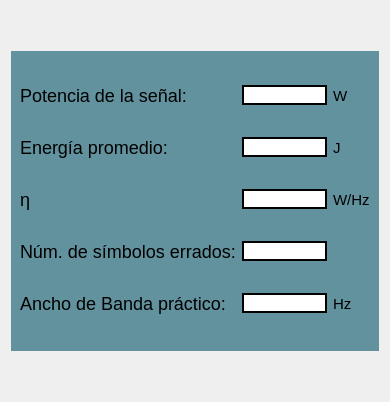
            <widget class="QFrame" name="frame_31">
             <property name="minimumSize">
              <size>
               <width>390</width>
               <height>0</height>
              </size>
             </property>
             <property name="maximumSize">
              <size>
               <width>390</width>
               <height>16777215</height>
              </size>
             </property>
             <property name="styleSheet">
              <string notr="true">QFrame{
border: none;
}</string>
             </property>
             <property name="frameShape">
              <enum>QFrame::StyledPanel</enum>
             </property>
             <property name="frameShadow">
              <enum>QFrame::Raised</enum>
             </property>
             <layout class="QGridLayout" name="gridLayout_68">
              <item row="0" column="0">
               <spacer name="verticalSpacer_22">
                <property name="orientation">
                 <enum>Qt::Vertical</enum>
                </property>
                <property name="sizeHint" stdset="0">
                 <size>
                  <width>20</width>
                  <height>40</height>
                 </size>
                </property>
               </spacer>
              </item>
              <item row="2" column="0">
               <spacer name="verticalSpacer_23">
                <property name="orientation">
                 <enum>Qt::Vertical</enum>
                </property>
                <property name="sizeHint" stdset="0">
                 <size>
                  <width>20</width>
                  <height>40</height>
                 </size>
                </property>
               </spacer>
              </item>
              <item row="1" column="0">
               <widget class="QFrame" name="datosFrame">
                <property name="minimumSize">
                 <size>
                  <width>0</width>
                  <height>300</height>
                 </size>
                </property>
                <property name="maximumSize">
                 <size>
                  <width>16777215</width>
                  <height>300</height>
                 </size>
                </property>
                <property name="styleSheet">
                 <string notr="true">QFrame{
	border: none;
	background-color: rgb(98, 146, 158);
	font-size: 18px;
}</string>
                </property>
                <property name="frameShape">
                 <enum>QFrame::StyledPanel</enum>
                </property>
                <property name="frameShadow">
                 <enum>QFrame::Raised</enum>
                </property>
                <layout class="QGridLayout" name="gridLayout_67">
                 <item row="0" column="0">
                  <widget class="QLabel" name="label_52">
                   <property name="styleSheet">
                    <string notr="true">QLabel{
qproperty-alignment: AlignLeft;
font-size: 18px;
border: none;
}</string>
                   </property>
                   <property name="text">
                    <string>Potencia de la señal:</string>
                   </property>
                  </widget>
                 </item>
                 <item row="2" column="0">
                  <widget class="QLabel" name="label_104">
                   <property name="styleSheet">
                    <string notr="true">QLabel{
qproperty-alignment: AlignLeft;
font-size: 18px;
border: none;
}</string>
                   </property>
                   <property name="text">
                    <string>&lt;p&gt;&amp;eta;&lt;/p&gt;</string>
                   </property>
                  </widget>
                 </item>
                 <item row="1" column="2">
                  <widget class="QLabel" name="label_58">
                   <property name="styleSheet">
                    <string notr="true">QLabel{
qproperty-alignment: AlignCenter;
font-size: 15px;
border: none;
}</string>
                   </property>
                   <property name="text">
                    <string>J</string>
                   </property>
                  </widget>
                 </item>
                 <item row="1" column="0">
                  <widget class="QLabel" name="label_53">
                   <property name="styleSheet">
                    <string notr="true">QLabel{
qproperty-alignment: AlignLeft;
font-size: 18px;
border: none;
}</string>
                   </property>
                   <property name="text">
                    <string>Energía promedio:</string>
                   </property>
                  </widget>
                 </item>
                 <item row="2" column="1">
                  <widget class="QLineEdit" name="leEta">
                   <property name="styleSheet">
                    <string notr="true">QLineEdit{
background-color: white;
border: 2px solid black;
font-color: black;
qproperty-alignment: AlignCenter;
}</string>
                   </property>
                   <property name="text">
                    <string/>
                   </property>
                  </widget>
                 </item>
                 <item row="2" column="2">
                  <widget class="QLabel" name="label_59">
                   <property name="styleSheet">
                    <string notr="true">QLabel{
qproperty-alignment: AlignCenter;
font-size: 15px;
border: none;
}</string>
                   </property>
                   <property name="text">
                    <string>W/Hz</string>
                   </property>
                  </widget>
                 </item>
                 <item row="3" column="0">
                  <widget class="QLabel" name="label_55">
                   <property name="styleSheet">
                    <string notr="true">QLabel{
qproperty-alignment: AlignLeft;
font-size: 18px;
border: none;
}</string>
                   </property>
                   <property name="text">
                    <string>Núm. de símbolos errados:</string>
                   </property>
                  </widget>
                 </item>
                 <item row="0" column="2">
                  <widget class="QLabel" name="label_57">
                   <property name="styleSheet">
                    <string notr="true">QLabel{
qproperty-alignment: AlignCenter;
font-size: 15px;
border: none;
}</string>
                   </property>
                   <property name="text">
                    <string>W</string>
                   </property>
                  </widget>
                 </item>
                 <item row="0" column="1">
                  <widget class="QLineEdit" name="lePotencia">
                   <property name="styleSheet">
                    <string notr="true">QLineEdit{
background-color: white;
border: 2px solid black;
font-color: black;
qproperty-alignment: AlignCenter;
}</string>
                   </property>
                   <property name="text">
                    <string/>
                   </property>
                  </widget>
                 </item>
                 <item row="4" column="0">
                  <widget class="QLabel" name="label_56">
                   <property name="styleSheet">
                    <string notr="true">QLabel{
qproperty-alignment: AlignLeft;
font-size: 18px;
border: none;
}</string>
                   </property>
                   <property name="text">
                    <string>Ancho de Banda práctico:</string>
                   </property>
                  </widget>
                 </item>
                 <item row="4" column="1">
                  <widget class="QLineEdit" name="leBW">
                   <property name="styleSheet">
                    <string notr="true">QLineEdit{
background-color: white;
border: 2px solid black;
font-color: black;
qproperty-alignment: AlignCenter;
}</string>
                   </property>
                   <property name="text">
                    <string/>
                   </property>
                  </widget>
                 </item>
                 <item row="3" column="1">
                  <widget class="QLineEdit" name="leSimbErrados">
                   <property name="styleSheet">
                    <string notr="true">QLineEdit{
background-color: white;
border: 2px solid black;
font-color: black;
qproperty-alignment: AlignCenter;
}</string>
                   </property>
                   <property name="text">
                    <string/>
                   </property>
                  </widget>
                 </item>
                 <item row="4" column="2">
                  <widget class="QLabel" name="label_61">
                   <property name="styleSheet">
                    <string notr="true">QLabel{
qproperty-alignment: AlignCenter;
font-size: 15px;
border: none;
}</string>
                   </property>
                   <property name="text">
                    <string>Hz</string>
                   </property>
                  </widget>
                 </item>
                 <item row="1" column="1">
                  <widget class="QLineEdit" name="leEnergia">
                   <property name="styleSheet">
                    <string notr="true">QLineEdit{
background-color: white;
border: 2px solid black;
font-color: black;
qproperty-alignment: AlignCenter;
}</string>
                   </property>
                   <property name="text">
                    <string/>
                   </property>
                  </widget>
                 </item>
                </layout>
               </widget>
              </item>
             </layout>
            </widget>
